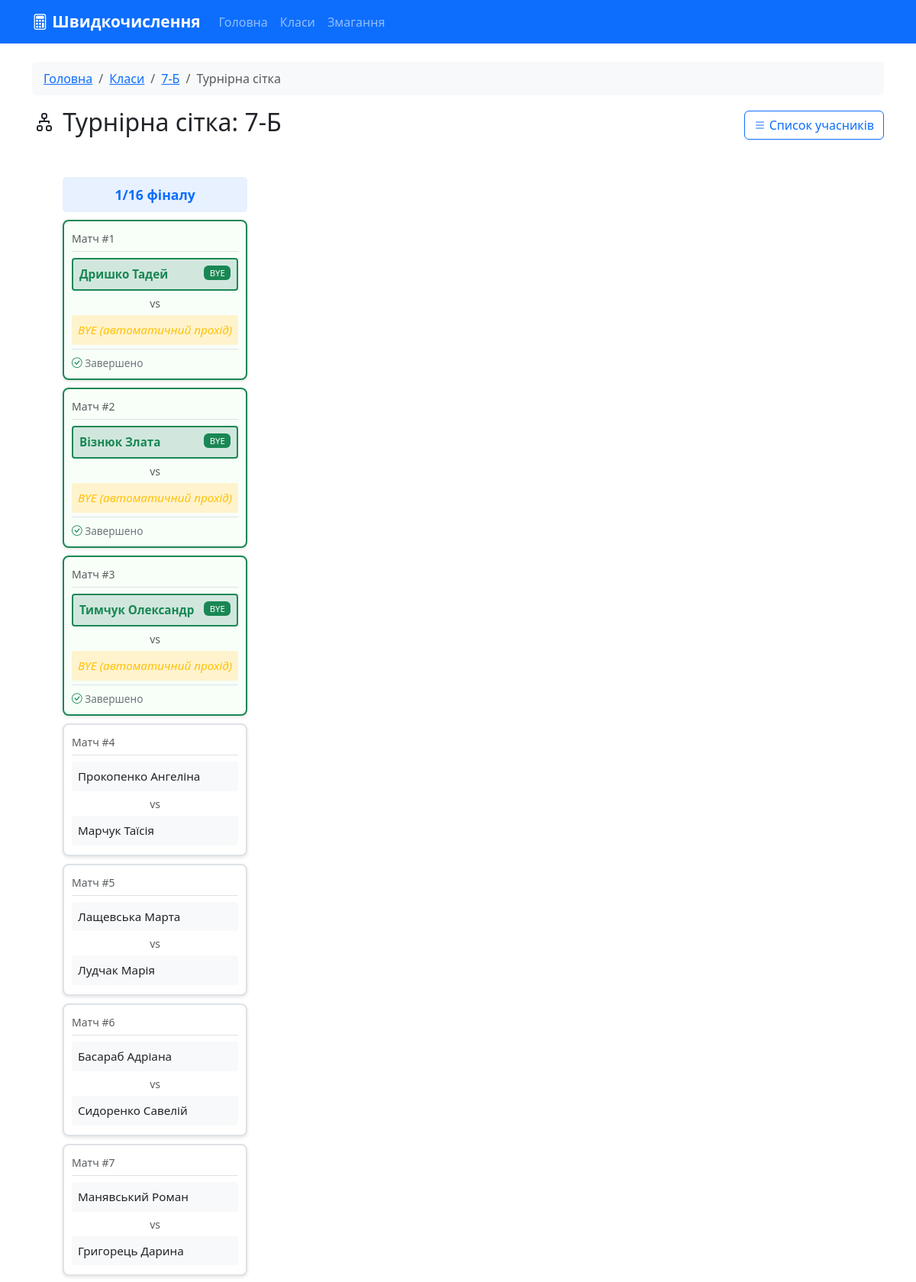
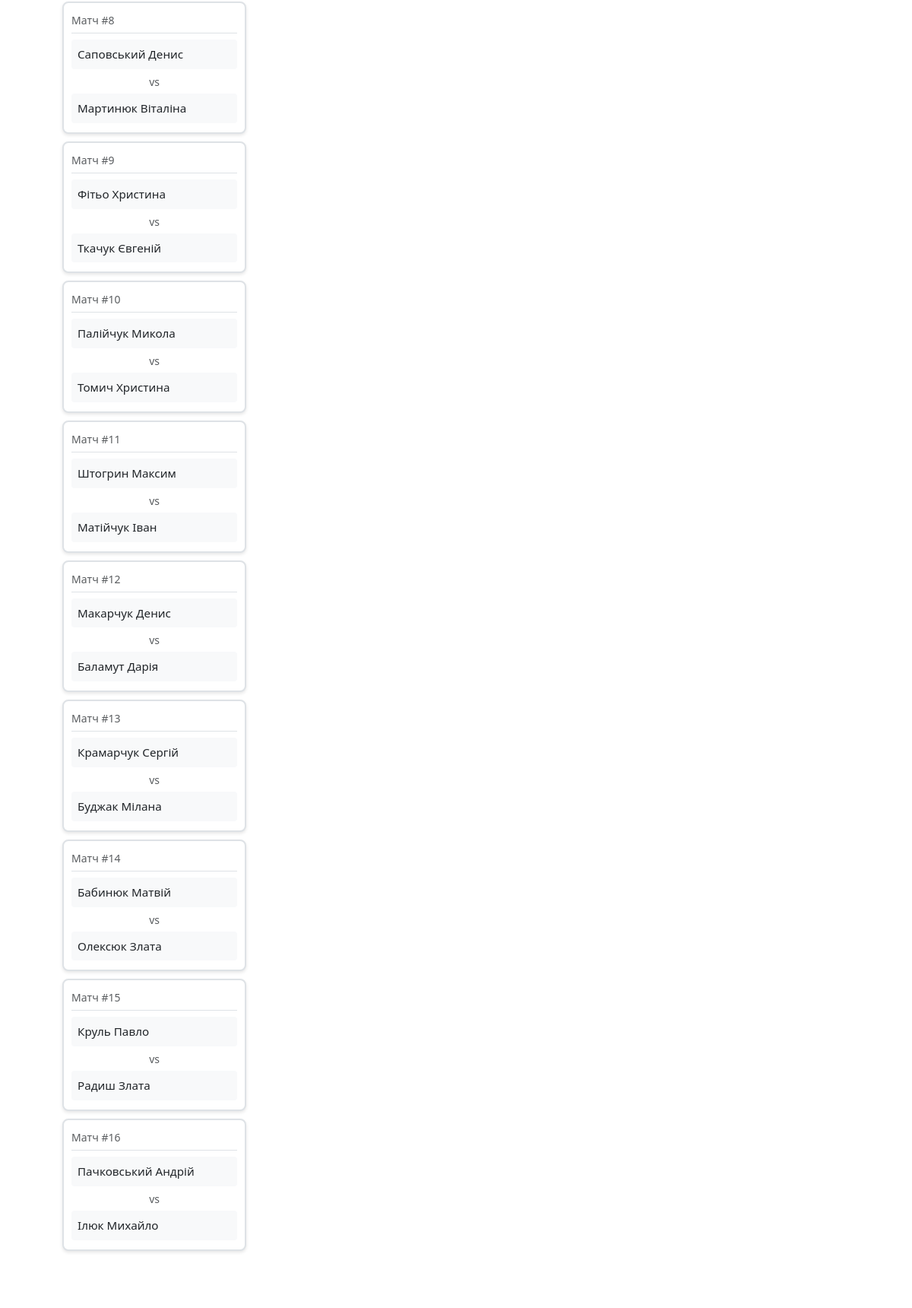
/bracket/7-Б (upper part), run on the app's committed database (2 pictures, top to bottom).
### models.py (models this page shows, shortened)
class Match(db.Model):
    id = db.Column(db.Integer, primary_key=True)
    student1_id = db.Column(db.Integer, db.ForeignKey('student.id'), nullable=False)
    student2_id = db.Column(db.Integer, db.ForeignKey('student.id'), nullable=True)
    class_name = db.Column(db.String(10), nullable=False)
    round_number = db.Column(db.Integer, nullable=False)
    match_number = db.Column(db.Integer, nullable=False)
    winner_id = db.Column(db.Integer, db.ForeignKey('student.id'), nullable=True)
    winner = db.relationship('Student', foreign_keys=[winner_id], backref='wins')
    scheduled_date = db.Column(db.DateTime, nullable=True)
    completed_date = db.Column(db.DateTime, nullable=True)
    is_completed = db.Column(db.Boolean, default=False)
    score1 = db.Column(db.Integer)
    score2 = db.Column(db.Integer)
    notes = db.Column(db.Text)
    @property
    def round_name(self):
        if self.round_number == 0:
            return "Кваліфікація"
        round_names = {
            1: "1/16 фіналу",
            2: "1/8 фіналу",
            3: "1/4 фіналу",
            4: "1/2 фіналу (Півфінал)",
            5: "Фінал",
            6: "За 3-є місце"
        }
        return round_names.get(self.round_number, f"Раунд {self.round_number}")

class Student(db.Model):
    id = db.Column(db.Integer, primary_key=True)
    first_name = db.Column(db.String(50), nullable=False)
    last_name = db.Column(db.String(50), nullable=False)
    patronymic = db.Column(db.String(50))
    class_name = db.Column(db.String(10), nullable=False)
    seed = db.Column(db.Integer)
    rating = db.Column(db.Integer, default=0)
    has_bye = db.Column(db.Boolean, default=False)
    home_matches = db.relationship('Match', foreign_keys='Match.student1_id', backref='student1', lazy=True)
    away_matches = db.relationship('Match', foreign_keys='Match.student2_id', backref='student2', lazy=True)
    @property
    def full_name(self):
        return f"{self.last_name} {self.first_name} {self.patronymic or ''}".strip()

### app.py (the view)
@app.route('/bracket/<class_name>')
def bracket(class_name):
    students = Student.query.filter_by(class_name=class_name).order_by(Student.seed).all()
    matches = Match.query.filter_by(class_name=class_name).order_by(Match.round_number, Match.match_number).all()
    rounds = {}
    for match in matches:
        if match.round_number not in rounds:
            rounds[match.round_number] = []
        rounds[match.round_number].append(match)
    return render_template('bracket.html',
                         class_name=class_name,
                         students=students,
                         rounds=sorted(rounds.items()))

### templates/bracket.html (shortened to what this page needs)
{% extends "base.html" %}
{% block content %}
<div class="row">
    <div class="col-12">
        <nav aria-label="breadcrumb">
            <ol class="breadcrumb">
                <li class="breadcrumb-item"><a href="{{ url_for('index') }}">Головна</a></li>
                <li class="breadcrumb-item"><a href="{{ url_for('classes') }}">Класи</a></li>
                <li class="breadcrumb-item"><a href="{{ url_for('class_detail', class_name=class_name) }}">{{ class_name }}</a></li>
                <li class="breadcrumb-item active">Турнірна сітка</li>
            </ol>
        </nav>
        <div class="d-flex justify-content-between align-items-center mb-4">
            <h2><i class="bi bi-diagram-2"></i> Турнірна сітка: {{ class_name }}</h2>
            <a href="{{ url_for('class_detail', class_name=class_name) }}" class="btn btn-outline-primary">
                <i class="bi bi-list"></i> Список учасників
            </a>
        </div>
        {% if rounds %}
        <div class="bracket">
            {% for round_num, round_matches in rounds %}
            <div class="round">
                <div class="round-title">
                    {% if round_matches %}
                        {{ round_matches[0].round_name }}
                    {% else %}
                        Раунд {{ round_num }}
                    {% endif %}
                </div>
                {% for match in round_matches %}
                <div class="match-card {% if match.is_completed %}completed{% endif %}">
                    <div class="match-header mb-2">
                        <small class="text-muted">Матч #{{ match.match_number }}</small>
                    </div>
                    <div class="participant {% if match.winner_id == match.student1_id %}winner{% endif %} {% if match.student1 and match.student1.has_bye %}text-success fw-bold{% endif %}">
                        {% if match.student1 %}
                            {{ match.student1.full_name }}
                            {% if match.student1.has_bye and match.round_number == 1 %}
                                <span class="badge bg-success float-end">BYE</span>
                            {% elif match.score1 is not none %}
                                <span class="badge bg-secondary float-end">{{ match.score1 }}</span>
                            {% endif %}
                        {% else %}
                            <span class="text-muted">Очікується...</span>
                        {% endif %}
                    </div>
                    <div class="text-center my-1">
                        <small class="text-muted">vs</small>
                    </div>
                    <div class="participant {% if match.student2_id is none %}bye{% elif match.winner_id == match.student2_id %}winner{% endif %}">
                        {% if match.student2 %}
                            {{ match.student2.full_name }}
                        {% elif match.student2_id is none and match.student1 %}
                            <span class="text-warning">BYE (автоматичний прохід)</span>
                        {% else %}
                            <span class="text-muted">Очікується...</span>
                        {% endif %}
                    </div>
                    {% if match.is_completed %}
                    <div class="match-info">
                        <i class="bi bi-check-circle text-success"></i> Завершено
                    </div>
                    {% endif %}
                </div>
                {% endfor %}
            </div>
            {% endfor %}
        </div>
        {% else %}
        <div class="alert alert-warning">
            <i class="bi bi-exclamation-triangle"></i>
            Турнірна сітка ще не сформована. Необхідно провести жеребкування.
        </div>
        {% endif %}
    </div>
</div>
{% endblock %}

### static/css/style.css (style rules this page uses)
body { min-height: 100vh; display: flex; flex-direction: column; }
.bracket { display: flex; padding: 20px; overflow-x: auto; min-height: 500px; }
.round { display: flex; flex-direction: column; justify-content: space-around; margin: 0 15px; }
.round-title { text-align: center; font-weight: bold; font-size: 1.1rem; margin-bottom: 20px; color: #0d6efd; padding: 10px; background: #e7f1ff; border-radius: 5px; }
.match-card { background: white; border: 2px solid #dee2e6; border-radius: 8px; margin: 10px 0; padding: 12px; min-width: 220px; max-width: 250px; box-shadow: 0 2px 4px rgba(0,0,0,0.1); transition: all 0.3s; }
.match-card.completed { border-color: #198754; background: #f8fff8; }
.match-header { border-bottom: 1px solid #dee2e6; padding-bottom: 5px; margin-bottom: 8px; }
.participant { padding: 10px; margin: 3px 0; border-radius: 5px; background: #f8f9fa; font-size: 0.95rem; transition: all 0.2s; }
.participant.winner { background: #d1e7dd; font-weight: bold; border: 2px solid #198754; }
.participant.bye { background: #fff3cd; font-style: italic; color: #856404; }
.match-info { font-size: 0.85em; color: #6c757d; margin-top: 8px; padding-top: 8px; border-top: 1px solid #dee2e6; }
.badge { font-weight: 500; }
.btn { transition: all 0.2s; }
.breadcrumb { background: #f8f9fa; padding: 10px 15px; border-radius: 5px; }

### templates/bracket.html (style rules this page uses)
.bracket { overflow-x: auto; }
.round { display: inline-block; vertical-align: top; margin: 0 20px; }
.round-title { text-align: center; font-weight: bold; margin-bottom: 10px; color: #0d6efd; }
.match-card { background: white; border: 2px solid #dee2e6; border-radius: 8px; margin: 10px 0; padding: 10px; min-width: 200px; }
.match-card.completed { border-color: #198754; }
.participant { padding: 8px; margin: 2px 0; border-radius: 4px; background: #f8f9fa; }
.participant.winner { background: #d1e7dd; font-weight: bold; }
.participant.bye { background: #fff3cd; font-style: italic; }
.match-info { font-size: 0.85em; color: #6c757d; margin-top: 5px; }

### data on the page
Match: round_number "1/16 фіналу", match_number "1", student1.full_name "Дришко Тадей", shows "BYE", shows "BYE (автоматичний прохід)", is_completed True (drawn)
Match: match_number "2", student1.full_name "Візнюк Злата", round_number "BYE", shows "BYE (автоматичний прохід)", is_completed True (drawn)
Match: match_number "3", student1.full_name "Тимчук Олександр", round_number "BYE", shows "BYE (автоматичний прохід)", is_completed True (drawn)
Match: match_number "4", student1.full_name "Прокопенко Ангеліна", student2.full_name "Марчук Таїсія"
Match: match_number "5", student1.full_name "Лащевська Марта", student2.full_name "Лудчак Марія"
Match: match_number "6", student1.full_name "Басараб Адріана", student2.full_name "Сидоренко Савелій"
Match: match_number "7", student1.full_name "Манявський Роман", student2.full_name "Григорець Дарина"
Match: match_number "8", student1.full_name "Саповський Денис", student2.full_name "Мартинюк Віталіна"
Match: match_number "9", student1.full_name "Фітьо Христина", student2.full_name "Ткачук Євгеній"
Match: match_number "10", student1.full_name "Палійчук Микола", student2.full_name "Томич Христина"
Match: match_number "11", student1.full_name "Штогрин Максим", student2.full_name "Матійчук Іван"
Match: match_number "12", student1.full_name "Макарчук Денис", student2.full_name "Баламут Дарія"
Match: match_number "13", student1.full_name "Крамарчук Сергій", student2.full_name "Буджак Мілана"
Match: match_number "14", student1.full_name "Бабинюк Матвій", student2.full_name "Олексюк Злата"
Match: match_number "15", student1.full_name "Круль Павло", student2.full_name "Радиш Злата"
Match: match_number "16", student1.full_name "Пачковський Андрій", student2.full_name "Ілюк Михайло"

### other printed values
{{ class_name }} "7-Б"
